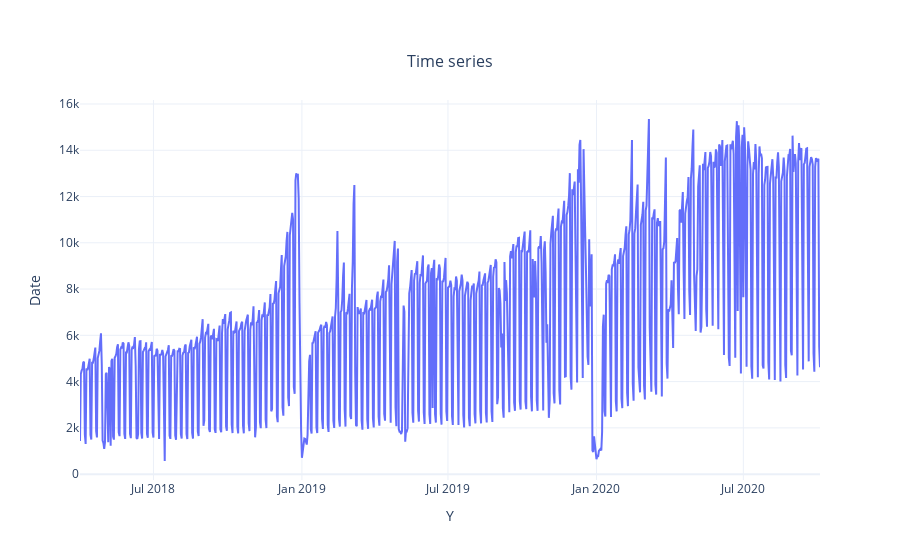

Here is the notebook cell this chart was saved with:
### Markdown cell above
## Data Visualization

### Code cell
fig = go.Figure(data=[go.Line(
    x=data.index,
    y=data['y']
)])

fig.update_layout(
    title = dict(
        text='Time series',
        font=dict(size=16),
        x=0.5,
        y=0.9,
        xanchor='center',
        yanchor='top'
    ),
    xaxis_title='Y',
    yaxis_title='Date',
    template='plotly_white'
)

fig.show()

### Figure 1 — Plotly figure (JSON) as saved in the notebook; plotly's stock layout.template omitted (floating-point values rounded to 4 significant figures; data arrays with more than 128 entries replaced by an {"elided": "..."} marker saying what was removed)
{"data": [{"type": "scatter", "x": {"elided": "918 str values"}, "y": {"elided": "918 int values"}}], "layout": {"autosize": true, "title": {"font": {"size": 16}, "text": "Time series", "x": 0.5, "xanchor": "center", "y": 0.9, "yanchor": "top"}, "xaxis": {"autorange": true, "range": ["2018-04-01", "2020-10-04"], "title": {"text": "Y"}, "type": "date"}, "yaxis": {"autorange": true, "range": [-253.3, 16170.0], "title": {"text": "Date"}, "type": "linear"}}}
